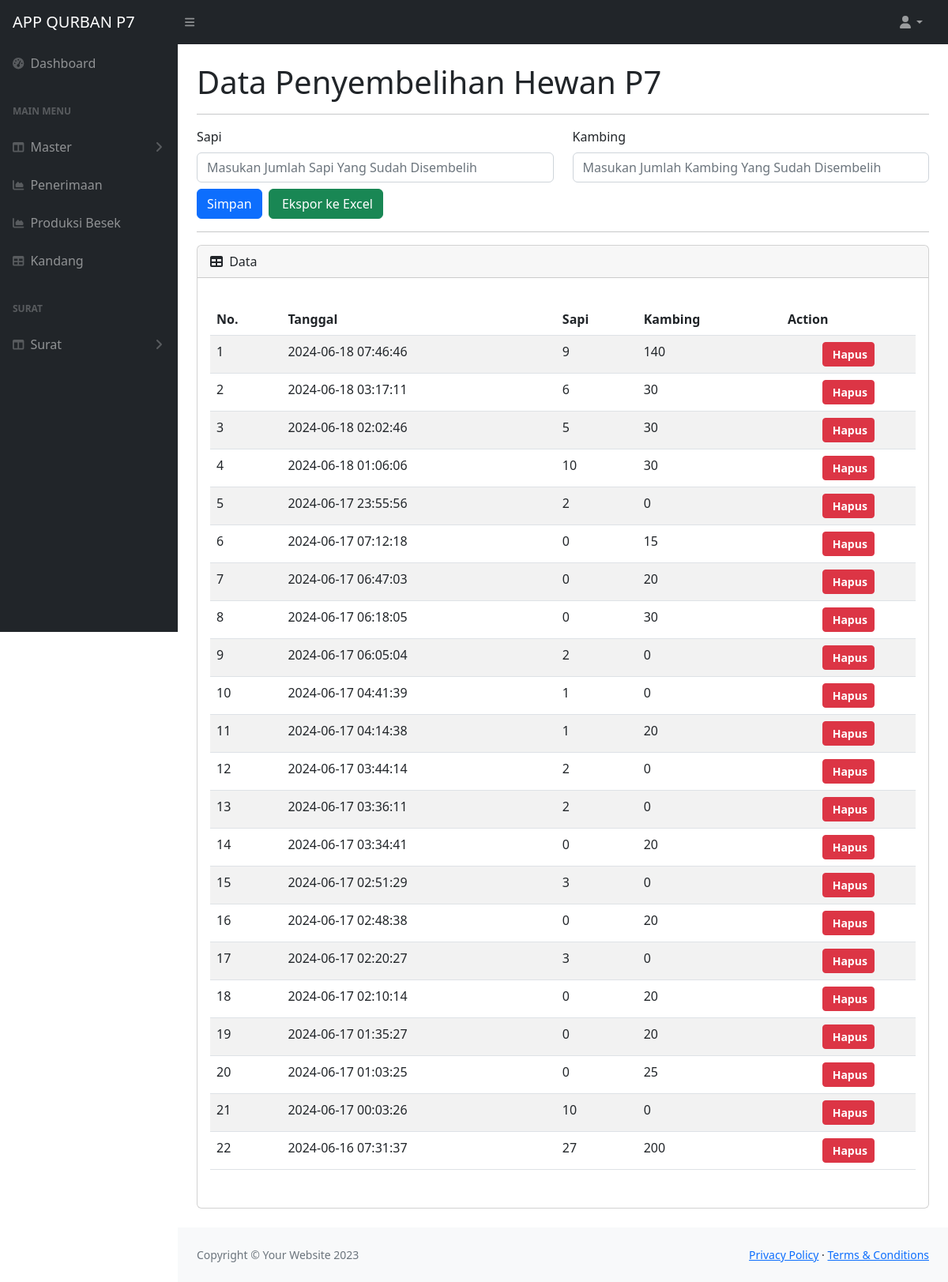
The app's page /app/kandang_data.php (signed in) with its own data.
### tables this page shows
CREATE TABLE `kandang` (
  `id` int(11) NOT NULL AUTO_INCREMENT,
  `date_input` datetime NOT NULL DEFAULT current_timestamp(),
  `sapi` int(10) DEFAULT NULL,
  `kambing` int(10) DEFAULT NULL,
  PRIMARY KEY (`id`)
);

### app/controler/db/controler.php (called while the page is built, shortened)
<?php
function query($query)
{
    global $koneksi;
    $result = mysqli_query($koneksi, $query);
    $rows = [];
    while ($row = mysqli_fetch_assoc($result)) {
        $rows[] = $row;
    }
    return $rows;
}
$view_kandang = query("SELECT * FROM kandang ORDER BY date_input DESC");

### app/kandang_data.php (the view, shortened to what this page needs)
<?php
require 'controler/db/db.php';
require 'controler/db/controler.php';
?>
<!DOCTYPE html>
<html lang="en">
    <head>
        <link href="https://cdn.jsdelivr.net/npm/simple-datatables@7.1.2/dist/style.min.css" rel="stylesheet" />
        <link href="../css/styles.css" rel="stylesheet" />
    </head>
    <body class="sb-nav-fixed">
        <?php
    include 'navbar-top.php';
    ?>
        <div id="layoutSidenav">
            <div id="layoutSidenav_content">
                <?php
    include 'navbar.php';
    ?>
                <main>
                    <div class="container-fluid px-4">
                        <h1 class="mt-4">Data Penyembelihan Hewan P7</h1>
                        <hr>
                        <div class="form-row">
                            <div class="col-md">
                                <form action="" method="post" enctype="multipart/form-data">
                                    <div class="my-2">
                                        <div class="row">
                                            <div class="col">
                                                <label for="sapi" class="form-label">Sapi</label>
                                                <input type="text" class="form-control"
                                                    placeholder="Masukan Jumlah Sapi Yang Sudah Disembelih" id="sapi"
                                                    name="sapi">
                                            </div>
                                            <div class="col">
                                                <label for="kambing" class="form-label">Kambing</label>
                                                <input type="text" class="form-control"
                                                    placeholder="Masukan Jumlah Kambing Yang Sudah Disembelih"
                                                    id="kambing" name="kambing">
                                            </div>
                                        </div>
                                    </div>
                                    <button type="submit" class="btn btn-primary" name="simpan">Simpan</button>
                                    <a href="export.php" target="_blank" class="btn btn-success ms-1">&nbsp;Ekspor ke Excel</a>
                                </form>
                            </div>
                        </div>
                        <hr>
                        <div class="card mb-4">
                            <div class="card-header">
                                <i class="fas fa-table me-1"></i>
                                Data
                            </div>
                            <div class="card-body">
                                <div class="row my-3">
                                    <div class="col-md">
                                        <table id="datatablesSimple"
                                            class="table table-striped table-responsive table-hover text-left"
                                            style="width:100%">
                                            <thead>
                                                <tr>
                                                    <th>No.</th>
                                                    <th>Tanggal</th>
                                                    <th>Sapi</th>
                                                    <th>Kambing</th>
                                                    <th>Action</th>
                                                </tr>
                                            </thead>
                                            <tbody>
                                                <?php $no = 1; ?>
                                                <?php foreach ($view_kandang as $row) : ?>
                                                <tr>
                                                    <td><?= $no++; ?></td>
                                                    <td><?= $row['date_input']; ?></td>
                                                    <td><?= $row['sapi']; ?></td>
                                                    <td><?= $row['kambing']; ?></td>
                                                    <td class="text-center">
                                                        <a href="controler/data_delet.php?id_kandang=<?= $row['id']; ?>"
                                                            class="btn btn-danger btn-sm" style="font-weight: 600;"
                                                            onclick="return confirm('Apakah anda yakin ingin menghapus data <?= $row['date_input']; ?> ?');">&nbsp;Hapus</a>
                                                    </td>
                                                </tr>
                                                <?php endforeach; ?>
                                            </tbody>
                                        </table>
                                    </div>
                                </div>
                            </div>
                        </div>
                    </div>
                </main>
                <footer class="py-4 bg-light mt-auto">
                    <div class="container-fluid px-4">
                        <div class="d-flex align-items-center justify-content-between small">
                            <div class="text-muted">Copyright &copy; Your Website 2023</div>
                            <div>
                                <a href="#">Privacy Policy</a>
                                &middot;
                                <a href="#">Terms &amp; Conditions</a>
                            </div>
                        </div>
                    </div>
                </footer>
            </div>
        </div>
    </body>
</html>

### records on screen
kandang: date_input "2024-06-18 07:46:46", sapi "9", kambing "140"
kandang: date_input "2024-06-18 03:17:11", sapi "6", kambing "30"
kandang: date_input "2024-06-18 02:02:46", sapi "5", kambing "30"
kandang: date_input "2024-06-18 01:06:06", sapi "10", kambing "30"
kandang: date_input "2024-06-17 23:55:56", sapi "2", kambing "0"
kandang: date_input "2024-06-17 07:12:18", sapi "0", kambing "15"
kandang: date_input "2024-06-17 06:47:03", sapi "0", kambing "20"
kandang: date_input "2024-06-17 06:18:05", sapi "0", kambing "30"
kandang: date_input "2024-06-17 06:05:04", sapi "2", kambing "0"
kandang: date_input "2024-06-17 04:41:39", sapi "1", kambing "0"
kandang: date_input "2024-06-17 04:14:38", sapi "1", kambing "20"
kandang: date_input "2024-06-17 03:44:14", sapi "2", kambing "0"
kandang: date_input "2024-06-17 03:36:11", sapi "2", kambing "0"
kandang: date_input "2024-06-17 03:34:41", sapi "0", kambing "20"
kandang: date_input "2024-06-17 02:51:29", sapi "3", kambing "0"
kandang: date_input "2024-06-17 02:48:38", sapi "0", kambing "20"
kandang: date_input "2024-06-17 02:20:27", sapi "3", kambing "0"
kandang: date_input "2024-06-17 02:10:14", sapi "0", kambing "20"
kandang: date_input "2024-06-17 01:35:27", sapi "0", kambing "20"
kandang: date_input "2024-06-17 01:03:25", sapi "0", kambing "25"
kandang: date_input "2024-06-17 00:03:26", sapi "10", kambing "0"
kandang: date_input "2024-06-16 07:31:37", sapi "27", kambing "200"
